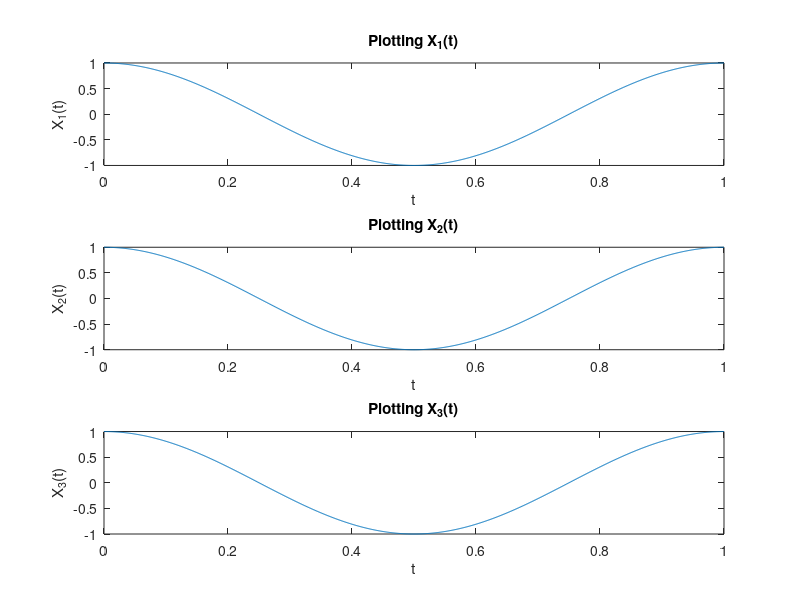

This chart was generated by the following MATLAB code: (Note: this script raises an error after producing the figure.)
t = linspace(0, 1, 1000);

y1 = cos(2*pi*t);
y2 = real(exp(j*2*pi*t));
y3 = 0.5*(exp(j*2*pi*t) + exp(-j*2*pi*t));

figure;
subplot(3, 1, 1);
plot(t, y1);
title('Plotting X_1(t)');
xlabel('t');
ylabel('X_1(t)');

subplot(3, 1, 2);
plot(t, y2);
title('Plotting X_2(t)');
xlabel('t');
ylabel('X_2(t)');

subplot(3, 1, 3);
plot(t, y3);
title('Plotting X_3(t)');
xlabel('t');
ylabel('X_3(t)');

sgtitle('Plotting X(t) = cos(2\pit) in 3 Different Ways');